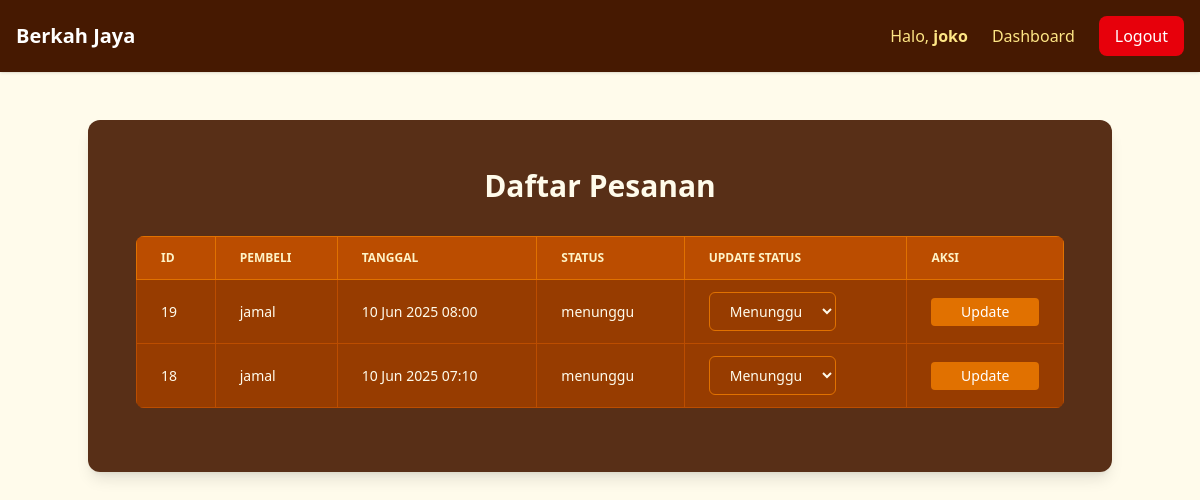
Page /pegawai/pesanan.php (signed in) on the committed database.
### tables this page shows
CREATE TABLE `pesanan` (
  `id` int(11) NOT NULL,
  `pembeli_id` int(11) DEFAULT NULL,
  `status` enum('menunggu','diproses','dikirim','selesai') DEFAULT NULL,
  `tanggal` datetime DEFAULT current_timestamp()
);

CREATE TABLE `users` (
  `id` int(11) NOT NULL,
  `username` varchar(50) DEFAULT NULL,
  `password` varchar(255) DEFAULT NULL,
  `role` enum('admin','pegawai','pembeli') DEFAULT NULL,
  `alamat` text DEFAULT NULL
);

### pegawai/pesanan.php (the view, shortened to what this page needs)
<?php
include '../config/koneksi.php';
$pesanan = mysqli_query($conn, "SELECT p.id, u.username, p.status, p.tanggal
                                FROM pesanan p
                                JOIN users u ON p.pembeli_id = u.id
                                WHERE p.status != 'selesai'
                                ORDER BY p.tanggal DESC");
?>
<!DOCTYPE html>
<html lang="id">
<head>
    <script src="https://cdn.jsdelivr.net/npm/@tailwindcss/browser@4"></script>
    <link href="https://cdnjs.cloudflare.com/ajax/libs/font-awesome/6.0.0-beta3/css/all.min.css" rel="stylesheet">
</head>
<body class="bg-amber-50 font-sans antialiased">
    <nav class="bg-amber-950 shadow p-4 flex justify-between items-center fixed top-0 w-full z-20">
        <h1 class="text-xl font-bold text-white"><a href="../index.php">Berkah Jaya</a></h1>
        <div class="flex items-center space-x-6">
            <span class="text-amber-200">Halo, <span class="font-semibold"><?= $_SESSION['user']['username'] ?></span></span>
            <a href="dashboard.php" class="text-amber-200 hover:text-white transition">Dashboard</a>
            <a href="../auth/logout.php" class="bg-red-600 hover:bg-red-700 text-white px-4 py-2 rounded-lg">Logout</a>
        </div>
    </nav>
    <div class="min-h-screen pt-20 pb-10">
        <div class="bg-amber-950/90 p-6 md:p-12 rounded-xl shadow-lg w-full max-w-5xl mx-auto mt-10 text-amber-50">
            <h2 class="text-3xl font-extrabold text-center mb-8">Daftar Pesanan</h2>
            <div class="overflow-x-auto rounded-lg shadow-inner mb-4">
                <table class="min-w-full text-sm bg-amber-800">
                    <thead class="bg-amber-700 text-amber-100 uppercase text-xs leading-normal">
                        <tr>
                            <th class="py-3 px-6 text-left border border-amber-600">ID</th>
                            <th class="py-3 px-6 text-left border border-amber-600">Pembeli</th>
                            <th class="py-3 px-6 text-left border border-amber-600">Tanggal</th>
                            <th class="py-3 px-6 text-left border border-amber-600">Status</th>
                            <th class="py-3 px-6 text-left border border-amber-600">Update Status</th>
                            <th class="py-3 px-6 text-left border border-amber-600">Aksi</th>
                        </tr>
                    </thead>
                    <tbody class="text-amber-50">
                        <?php while ($p = mysqli_fetch_assoc($pesanan)): ?>
                            <tr class="border-b border-amber-700">
                                <td class="py-3 px-6 border border-amber-700"><?= $p['id'] ?></td>
                                <td class="py-3 px-6 border border-amber-700"><?= $p['username'] ?></td>
                                <td class="py-3 px-6 border border-amber-700"><?= date('d M Y H:i', strtotime($p['tanggal'])) ?></td>
                                <td class="py-3 px-6 border border-amber-700"><?= $p['status'] ?></td>
                                <form method="post">
                                    <td class="py-3 px-6 border border-amber-700">
                                        <select name="status" class="bg-amber-800 border border-amber-600 text-amber-50 px-4 py-2 rounded-md mr-2 focus:outline-none focus:ring-2 focus:ring-amber-500 transition duration-200">
                                            <option value="menunggu" <?= $p['status'] == 'menunggu' ? 'selected' : '' ?>>Menunggu</option>
                                        </select>
                                    </td>
                                    <td class="py-3 px-6 border border-amber-700">
                                        <button type="submit" name="submit_status" class="bg-amber-600 hover:bg-amber-700 text-white px-4 py-1 rounded w-full">
                                            Update
                                        </button>
                                    </td>
                                </form>
                            </tr>
                        <?php endwhile; ?>
                    </tbody>
                </table>
            </div>
        </div>
    </div>
</body>
</html>

### rows in the picture
pesanan: id "19", pembeli.username "jamal", tanggal "10 Jun 2025 08:00", status "menunggu", status "Menunggu"
pesanan: id "18", pembeli.username "jamal", tanggal "10 Jun 2025 07:10", status "menunggu", status "Menunggu"

### other values in the picture
$_SESSION['user']['username'] "joko"
